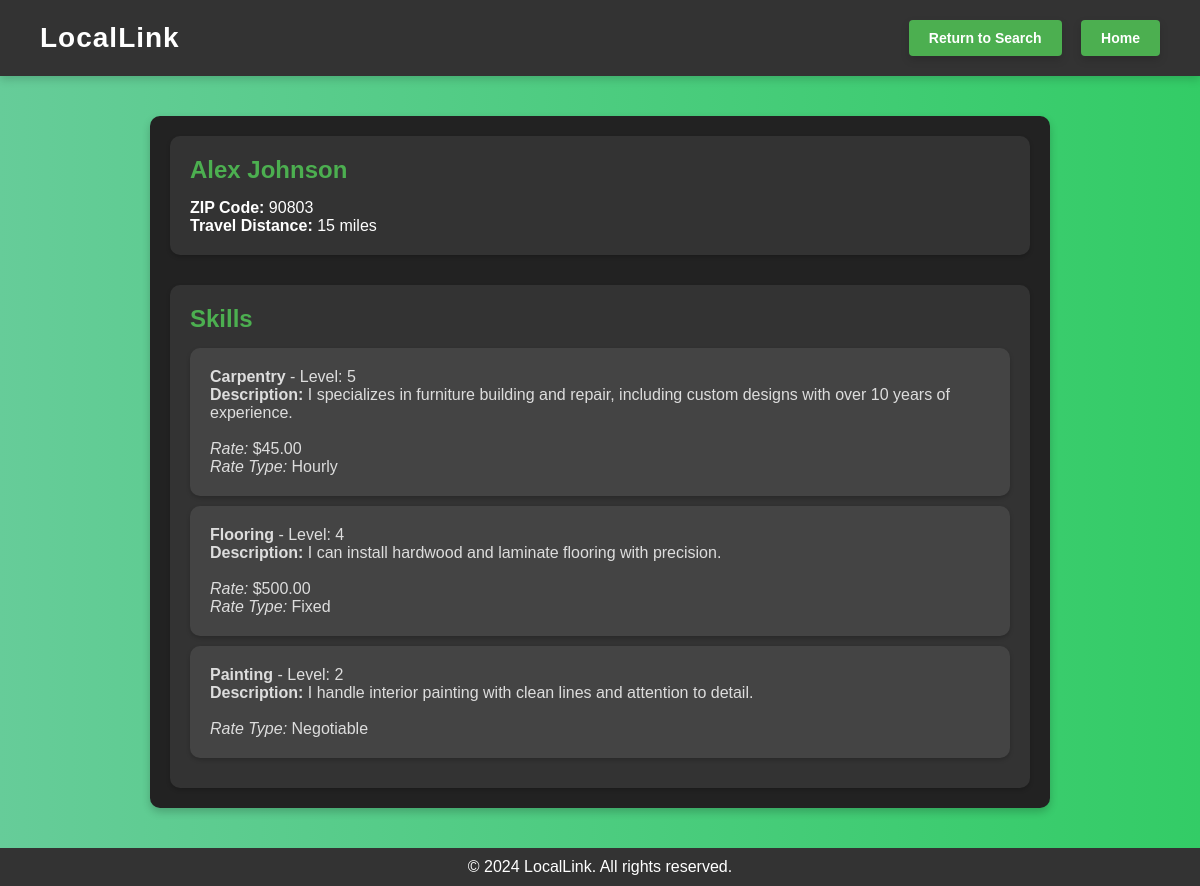
The page /view/5 on the database its author committed.
### app/models/worker.py (models this page shows, shortened)
class Worker(db.Model):
    __tablename__ = 'workers'
    id = db.Column(db.Integer, primary_key=True)
    profile_picture = db.Column(db.String(200))
    name = db.Column(db.String(100), nullable=False)
    phone_number = db.Column(db.String(15), unique=True, nullable=False)
    password = db.Column(db.String(200), nullable=False)
    zip_code = db.Column(db.String(10), nullable=True)
    travel_distance = db.Column(db.Integer, nullable=True)
    user_role = db.Column(db.String(50), default='regular')
    about_me = db.Column(db.Text, nullable=True)
    is_online = db.Column(db.Boolean, default=False)
    auto_offline_time = db.Column(db.DateTime, nullable=True)
    job_postings = db.relationship('JobPosting', back_populates='worker')
    contracts = db.relationship('Contract', back_populates='worker')
    skills = db.relationship('Skill', back_populates='worker')  # Add this line

### app/models/skill.py (models this page shows, shortened)
class Skill(db.Model):
    __tablename__ = 'skills'
    id = db.Column(db.Integer, primary_key=True)
    skill_name = db.Column(db.String(120), nullable=False)
    experience_level = db.Column(db.Integer, nullable=False)
    worker_id = db.Column(db.Integer, db.ForeignKey('workers.id'), nullable=False)
    description = db.Column(db.Text, default="No description provided", nullable=False)
    rate_type = db.Column(db.String(20), default="negotiable", nullable=False)
    rate_value = db.Column(db.Float, nullable=True)
    worker = db.relationship('Worker', back_populates='skills')

### app/routes/worker_routes.py (the view, shortened to what this page needs)
@worker_bp.route('/view/<int:worker_id>', methods=['GET'])
def worker_view(worker_id):
    worker = Worker.query.get_or_404(worker_id)
    skills = Skill.query.filter_by(worker_id=worker_id).all()
    employer_id = session.get('employer_id')
    return render_template('worker_view.html', worker=worker, skills=skills)

### app/templates/worker_view.html (shortened to what this page needs)
<!DOCTYPE html>
<html lang="en">
<head>
    <link rel="stylesheet" href="{{ url_for('static', filename='css/worker_view.css') }}">
</head>
<body>
    <header>
        <div class="logo">
            <h1>LocalLink</h1>
        </div>
        <nav>
            <a href="{{ url_for('home.search', zip_code=request.args.get('zip_code'), service_type=request.args.get('service_type')) }}" class="button">Return to Search</a>
            <a href="{{ url_for('home.home') }}" class="button">Home</a>
        </nav>
    </header>
    <main>
        <section class="worker-card">
            <div class="worker-details">
                <h2>{{ worker.name }}</h2>
                <p><strong>ZIP Code:</strong> {{ worker.zip_code }}</p>
                <p><strong>Travel Distance:</strong> {{ worker.travel_distance }} miles</p>
            </div>
            <div class="worker-skills">
                <h2>Skills</h2>
                {% if skills %}
                    <ul>
                        {% for skill in skills %}
                            <li class="worker-skills-card">
                                <strong>{{ skill.skill_name }}</strong> - Level: {{ skill.experience_level }}
                                <p><strong>Description:</strong> {{ skill.description }}</p>
                                {% if skill.rate_type != 'negotiable' %}
                                    <br><em>Rate:</em> ${{ "{:.2f}".format(skill.rate_value|default(0)) }}
                                {% endif %}
                                <br><em>Rate Type:</em> {{ skill.rate_type.capitalize() }}
                            </li>
                        {% endfor %}
                    </ul>
                {% else %}
                    <p>No skills listed yet.</p>
                {% endif %}
            </div>
        </section>
    </main>
    <footer>
        <p>&copy; 2024 LocalLink. All rights reserved.</p>
    </footer>
</body>
</html>

### app/static/css/worker_view.css (style rules this page uses)
* { margin: 0; padding: 0; box-sizing: border-box; }
body { font-family: Arial, sans-serif; background: linear-gradient(to right, #66cc99, #33cc66); color: #333; display: flex; flex-direction: column; min-height: 100vh; margin: 0; }
header { display: flex; justify-content: space-between; align-items: center; background-color: #333; color: white; padding: 20px 40px; box-shadow: 0 4px 8px rgba(0, 0, 0, 0.15); }
header .logo h1 { font-size: 28px; letter-spacing: 1px; }
header nav a { display: flex; color: #fff; text-decoration: none; margin-left: 15px; }
main { flex-grow: 1; display: flex; justify-content: center; align-items: center; padding: 40px; }
.worker-card { background-color: #222; color: white; border-radius: 10px; box-shadow: 0 4px 8px rgba(0, 0, 0, 0.2); padding: 20px; max-width: 900px; width: 100%; display: flex; flex-direction: column; gap: 30px; }
.worker-details, .worker-skills, .contact-worker { padding: 20px; background-color: #333; border-radius: 10px; box-shadow: 0 2px 4px rgba(0, 0, 0, 0.2); }
.worker-details h2, .worker-skills h2, .contact-worker h2 { color: #4CAF50; font-size: 1.5em; margin-bottom: 15px; }
.worker-skills ul { list-style: none; padding: 0; }
.worker-skills ul li { margin-bottom: 10px; color: #ddd; }
.worker-skills-card { padding: 20px; background-color: #444; border-radius: 10px; box-shadow: 0 2px 4px rgba(0, 0, 0, 0.2); }
.button { display: inline-block; padding: 10px 20px; background-color: #4CAF50; color: white; text-decoration: none; font-size: 14px; font-weight: bold; border-radius: 4px; border: none; box-shadow: 0 4px 8px rgba(0, 0, 0, 0.15); cursor: pointer; transition: background-color 0.3s, transform 0.2s; }
footer { text-align: center; padding: 10px; background-color: #333; color: white; margin-top: auto; }

### rows shown on the page
Worker: name "Alex Johnson", zip_code "90803", travel_distance "15"
Skill: skill_name "Carpentry", experience_level "5", description "I specializes in furniture building and repair, including custom designs with over 10 years of experience.", rate_value "45.00", rate_type "Hourly"
Skill: skill_name "Flooring", experience_level "4", description "I can install hardwood and laminate flooring with precision.", rate_value "500.00", rate_type "Fixed"
Skill: skill_name "Painting", experience_level "2", description "I handle interior painting with clean lines and attention to detail.", rate_type "Negotiable"
